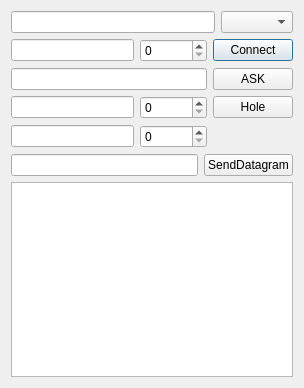
<?xml version="1.0" encoding="UTF-8"?>
<ui version="4.0">
 <class>Dialog</class>
 <widget class="QDialog" name="Dialog">
  <property name="geometry">
   <rect>
    <x>0</x>
    <y>0</y>
    <width>304</width>
    <height>388</height>
   </rect>
  </property>
  <property name="windowTitle">
   <string>Dialog</string>
  </property>
  <layout class="QVBoxLayout" name="verticalLayout">
   <item>
    <layout class="QHBoxLayout" name="horizontalLayout_4">
     <item>
      <widget class="QLineEdit" name="txtName"/>
     </item>
     <item>
      <widget class="QComboBox" name="txtIPs"/>
     </item>
    </layout>
   </item>
   <item>
    <layout class="QHBoxLayout" name="horizontalLayout">
     <item>
      <widget class="QLineEdit" name="txtIP"/>
     </item>
     <item>
      <widget class="QSpinBox" name="numPort">
       <property name="maximum">
        <number>100000</number>
       </property>
      </widget>
     </item>
     <item>
      <widget class="QPushButton" name="btnConnect">
       <property name="text">
        <string>Connect</string>
       </property>
      </widget>
     </item>
    </layout>
   </item>
   <item>
    <layout class="QHBoxLayout" name="horizontalLayout_2">
     <item>
      <widget class="QLineEdit" name="txtAksName"/>
     </item>
     <item>
      <widget class="QPushButton" name="btnAsk">
       <property name="text">
        <string>ASK</string>
       </property>
      </widget>
     </item>
    </layout>
   </item>
   <item>
    <layout class="QGridLayout" name="gridLayout">
     <item row="0" column="0">
      <widget class="QLineEdit" name="txtPeerIP_Remote"/>
     </item>
     <item row="0" column="1">
      <widget class="QSpinBox" name="numPeerPort_Remote">
       <property name="maximum">
        <number>100000</number>
       </property>
      </widget>
     </item>
     <item row="0" column="2">
      <widget class="QPushButton" name="btnHole">
       <property name="text">
        <string>Hole</string>
       </property>
      </widget>
     </item>
     <item row="1" column="0">
      <widget class="QLineEdit" name="txtPeerIP_Local"/>
     </item>
     <item row="1" column="1">
      <widget class="QSpinBox" name="numPeerPort_Local">
       <property name="maximum">
        <number>100000</number>
       </property>
      </widget>
     </item>
    </layout>
   </item>
   <item>
    <layout class="QHBoxLayout" name="horizontalLayout_3">
     <item>
      <widget class="QLineEdit" name="txtDataGram"/>
     </item>
     <item>
      <widget class="QPushButton" name="btnSendDatagram">
       <property name="text">
        <string>SendDatagram</string>
       </property>
      </widget>
     </item>
    </layout>
   </item>
   <item>
    <widget class="QPlainTextEdit" name="txtLog"/>
   </item>
  </layout>
 </widget>
 <resources/>
 <connections/>
</ui>
